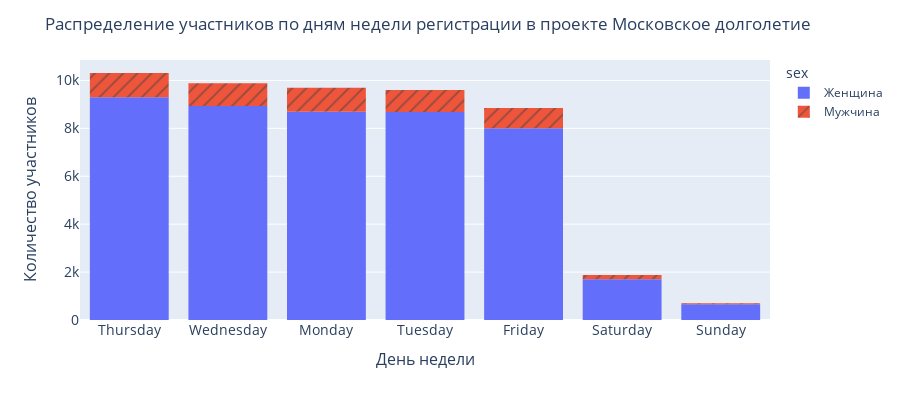

Source (notebook cell):
### Markdown cell above
Посмотрим, в какие дни недели регистрировались участники в проекте Московское долголетие

### Code cell
df5 = viz.groupby(['sex', 'reg_day_week']).agg({'num_client': 'nunique'}).reset_index()
fig = px.histogram(df5, 
                   x="reg_day_week",
                   y="num_client",
                   color='sex',
                   pattern_shape="sex",
                   histfunc="sum",
                #    text_auto=True,
                   height=400)
fig.update_layout(title_text='Распределение участников по дням недели регистрации в проекте Московское долголетие',
                  xaxis_tickfont_size=14, 
                  yaxis=dict(
                      title='Количество участников', 
                      titlefont_size=16,
                      tickfont_size=14),
                  xaxis=dict(
                      title='День недели',
                      titlefont_size=16,
                      tickfont_size=14,
                      categoryorder="total descending"
                      ),
                 )
fig.show()

### Figure 1 — Plotly figure (JSON) as saved in the notebook; plotly's stock layout.template omitted (floating-point values rounded to 4 significant figures)
{"data": [{"alignmentgroup": "True", "bingroup": "x", "histfunc": "sum", "hovertemplate": "sex=Женщина<br>reg_day_week=%{x}<br>sum of num_client=%{y}<extra></extra>", "legendgroup": "Женщина", "marker": {"color": "#636efa", "pattern": {"shape": ""}}, "name": "Женщина", "offsetgroup": "Женщина", "orientation": "v", "showlegend": true, "type": "histogram", "x": ["Friday", "Monday", "Saturday", "Sunday", "Thursday", "Tuesday", "Wednesday"], "xaxis": "x", "y": [7999, 8696, 1704, 655, 9301, 8680, 8936], "yaxis": "y"}, {"alignmentgroup": "True", "bingroup": "x", "histfunc": "sum", "hovertemplate": "sex=Мужчина<br>reg_day_week=%{x}<br>sum of num_client=%{y}<extra></extra>", "legendgroup": "Мужчина", "marker": {"color": "#EF553B", "pattern": {"shape": "/"}}, "name": "Мужчина", "offsetgroup": "Мужчина", "orientation": "v", "showlegend": true, "type": "histogram", "x": ["Friday", "Monday", "Saturday", "Sunday", "Thursday", "Tuesday", "Wednesday"], "xaxis": "x", "y": [848, 1000, 171, 42, 1009, 917, 948], "yaxis": "y"}], "layout": {"barmode": "relative", "height": 400, "legend": {"title": {"text": "sex"}, "tracegroupgap": 0}, "margin": {"t": 60}, "title": {"text": "Распределение участников по дням недели регистрации в проекте Московское долголетие"}, "xaxis": {"anchor": "y", "categoryorder": "total descending", "domain": [0, 1], "tickfont": {"size": 14}, "title": {"font": {"size": 16}, "text": "День недели"}}, "yaxis": {"anchor": "x", "domain": [0, 1], "tickfont": {"size": 14}, "title": {"font": {"size": 16}, "text": "Количество участников"}}}}
